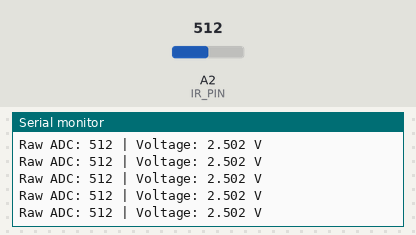
The sketch below on a simulated Arduino Uno, built with avr-gcc and run on an emulated ATmega328P. Parts: the last lines printed to the serial monitor. The inputs (shaded band) are chosen by the test bench; at power-on: A2 (IR_PIN) = 512.

Above: at 1.2 s.
1.3 s: A2 (IR_PIN) set to 716
At 1.34 s:
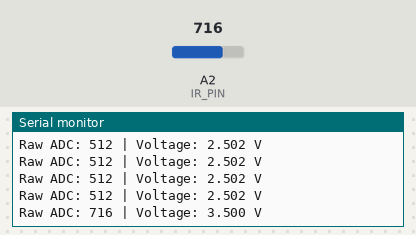
2.8 s: A2 (IR_PIN) set to 900
At 2.82 s:
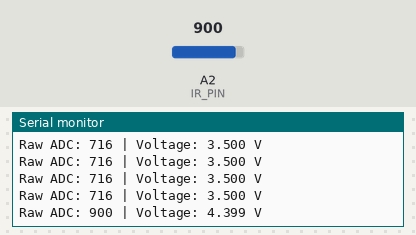
Timing chart, 0 to 5.8 s (numbered marks = the images above; inputs shaded):
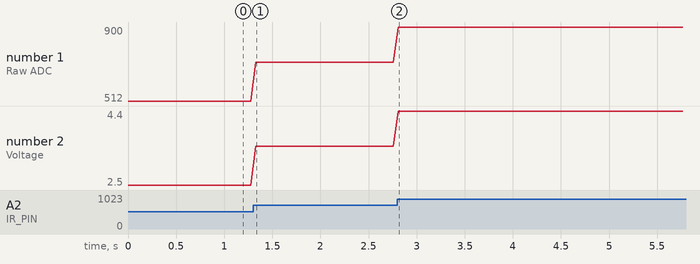

The sketch:

ir_sensor_raw_test.ino
```cpp
const int IR_PIN = A2;

void setup() {
  Serial.begin(115200);
}

void loop() {
  int raw = analogRead(IR_PIN);
  float voltage = raw * 5.0 / 1023.0;

  Serial.print("Raw ADC: ");
  Serial.print(raw);

  Serial.print(" | Voltage: ");
  Serial.print(voltage, 3);

  Serial.println(" V");

  delay(50);
}
```

Measured:
- after the input at 1.3 s, the serial monitor: prints a new line at once (image 1)
- after the input at 2.8 s, the serial monitor: prints a new line at once (image 2)
- plotted number 1: 512 → 716 after the input at 1.3 s, 716 → 900 after the input at 2.8 s
- plotted number 2: 2.5 → 3.5 after the input at 1.3 s, 3.5 → 4.4 after the input at 2.8 s
